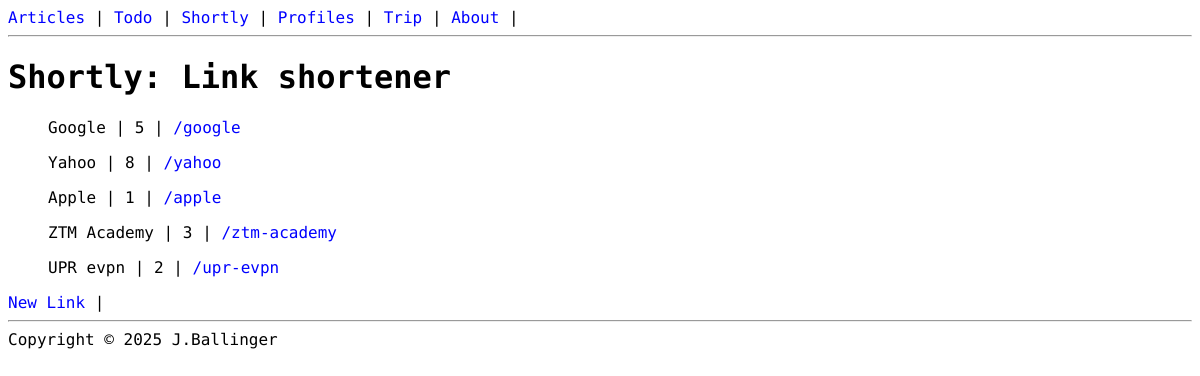
The app's page /shortly/, older data.
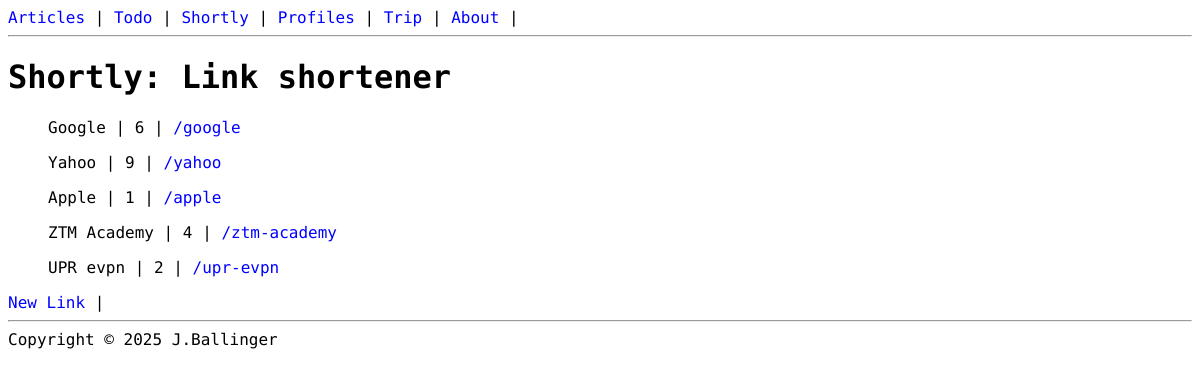
The same page, newer data.
### links/models.py (models this page shows, shortened)
class Link(models.Model):
  name = models.CharField(max_length=50, unique=True)
  url = models.URLField(max_length=200)
  slug = models.SlugField(unique=True, blank=True)
  clicks = models.PositiveIntegerField(default=0)

### links/views.py (the view)
# urls.py: path('', links_list, name="links_list"),
def links_list(request):
  links = Link.objects.all()
  context = {
    'links': links
  }
  return render(request, 'links/links_list.html', context)

### templates/links/links_list.html (shortened to what this page needs)
{% extends "base.html" %}
{% block content %}
    <h1>Shortly: Link shortener</h1>
    <ul>
        {% for link in links %}
            <p>{{link.name}} | {{link.clicks}} | <a href="{% url 'root_link' link.slug %}" target="_blank">/{{link.slug}}</a></p>
        {% endfor %}
    </ul>
    <a href="{% url 'link_create' %}">New Link</a> |
{% endblock content %}

Row changes from the older to the newer data that the page shows:
changed Link "Google": clicks "5" → "6"
changed Link "Yahoo": clicks "8" → "9"
changed Link "ZTM Academy": clicks "3" → "4"
